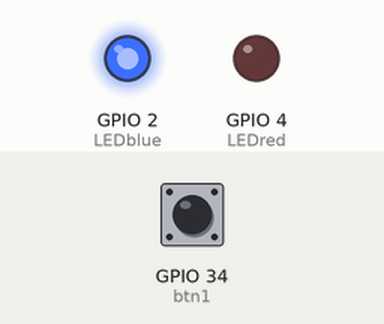
This program was run on a simulated ESP32. On the bench: output pins drawn as LEDs (lit = HIGH). Dashed ring = blinking. The inputs (shaded band) are chosen by the test bench; at power-on: GPIO 34 (btn1) LOW. What the program prints to the serial monitor is not drawn.

Above: at 1.7 s.
1.8 s: GPIO 34 (btn1) pulled HIGH for 0.15 s
At 1.87 s:
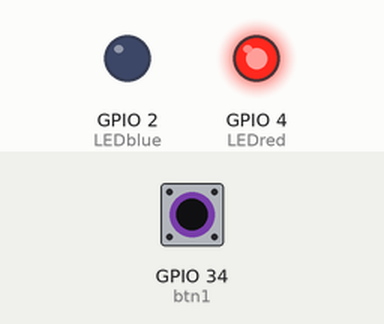
3.4 s: GPIO 34 (btn1) pulled HIGH for 0.15 s
At 4.6 s:
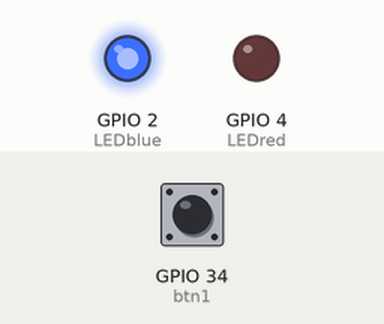
6.5 s: GPIO 34 (btn1) pulsed HIGH 2 times (0.12 s each, 0.3 s apart)
At 6.71 s:
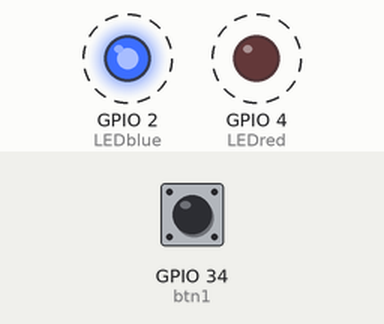
10.1 s: GPIO 34 (btn1) pulled HIGH for 1 s
At 12.3 s:
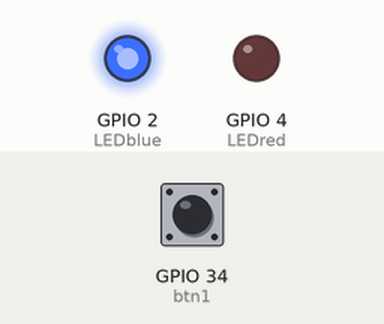
14.1 s: GPIO 34 (btn1) driven HIGH
At 14.5 s:
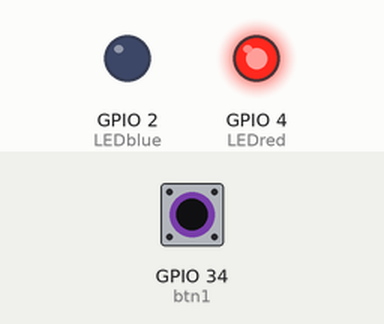
17.1 s: GPIO 34 (btn1) driven LOW
At 18.0 s:
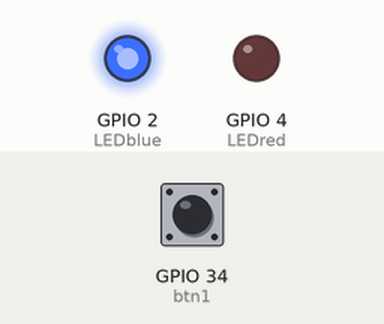
Timing chart, 0 to 20.1 s (numbered marks = the images above; inputs shaded):
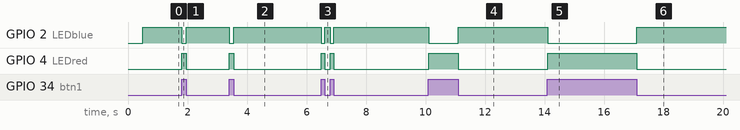

The program:

main.cpp
```cpp
#include <Arduino.h>

#define btn1 34
#define LEDblue 2
#define LEDred 4

void setup() {
  // put your setup code here, to run once:
  Serial.begin(115200);
  delay(500); // Wait for Serial to initialize

  pinMode(LEDblue, OUTPUT);
  pinMode(LEDred, OUTPUT);
  pinMode(btn1, INPUT);
}

void loop() {
  // put your main code here, to run repeatedly:
  if (digitalRead(btn1) == HIGH)
  {
    digitalWrite(LEDred, HIGH);
    digitalWrite(LEDblue, LOW);
    Serial.println("Button HIGH - RED ON, BLUE OFF");
  }
  else
  {
    digitalWrite(LEDred, LOW);
    digitalWrite(LEDblue, HIGH);
    Serial.println("Button LOW - RED OFF, BLUE ON");
  }
}
```

Measured:
- after the input at 1.8 s, GPIO 2 (LEDblue): HIGH → LOW at once, → HIGH 0.15 s later; GPIO 4 (LEDred): LOW → HIGH at once, → LOW 0.15 s later
- after the input at 3.4 s, GPIO 2 (LEDblue): HIGH → LOW at once, → HIGH 0.15 s later; GPIO 4 (LEDred): LOW → HIGH at once, → LOW 0.15 s later
- after the input at 6.5 s, GPIO 2 (LEDblue): alternates HIGH for 0.18 s and LOW for 0.12 s, 4 changes in all, then stays HIGH, starting at once; GPIO 4 (LEDred): alternates HIGH for 0.12 s and LOW for 0.18 s, 4 changes in all, then stays LOW, starting at once
- after the input at 10.1 s, GPIO 2 (LEDblue): HIGH → LOW at once, → HIGH 1.0 s later; GPIO 4 (LEDred): LOW → HIGH at once, → LOW 1.0 s later
- after the input at 14.1 s, GPIO 2 (LEDblue): HIGH → LOW at once; GPIO 4 (LEDred): LOW → HIGH at once
- after the input at 17.1 s, GPIO 2 (LEDblue): LOW → HIGH at once; GPIO 4 (LEDred): HIGH → LOW at once
